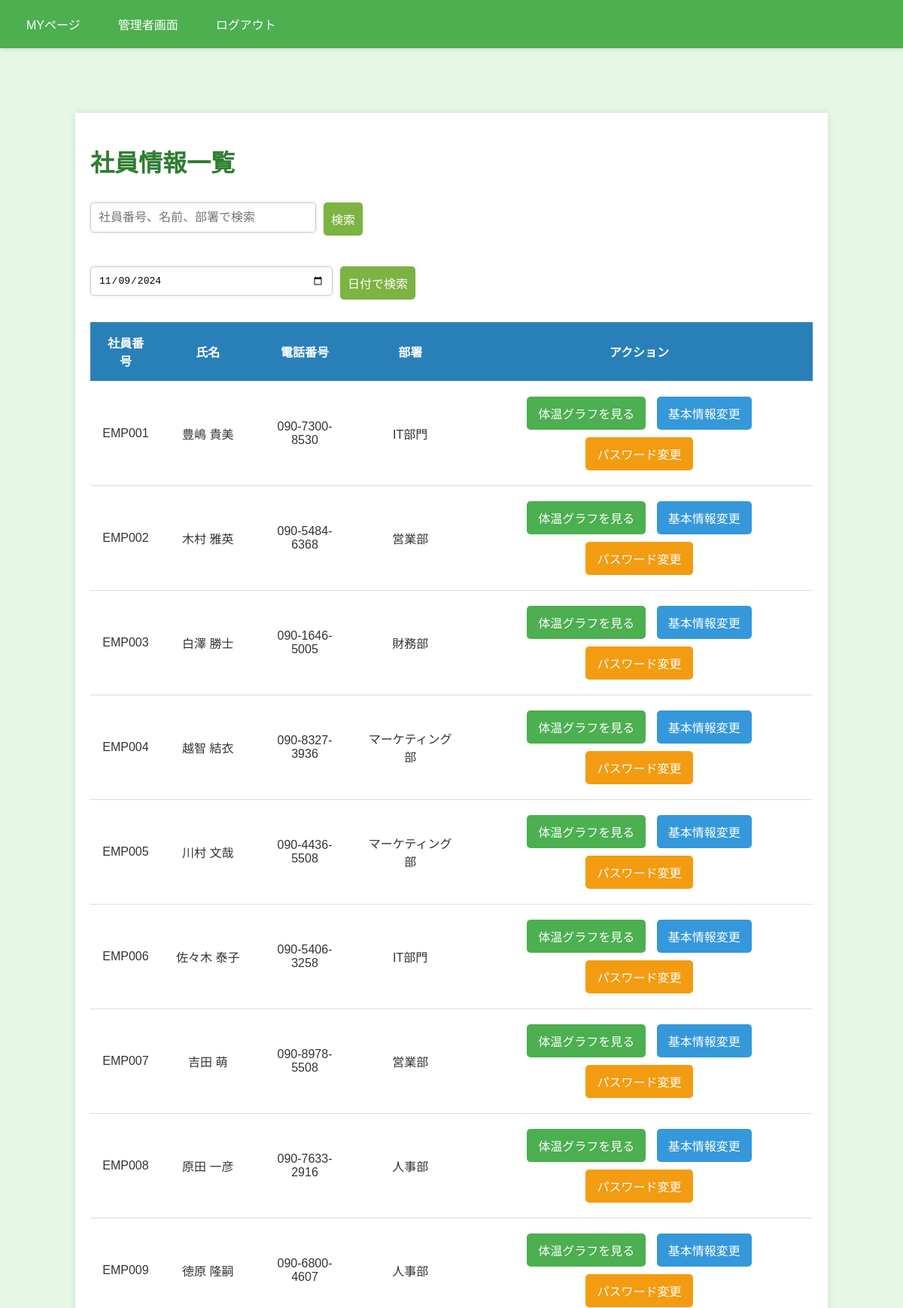
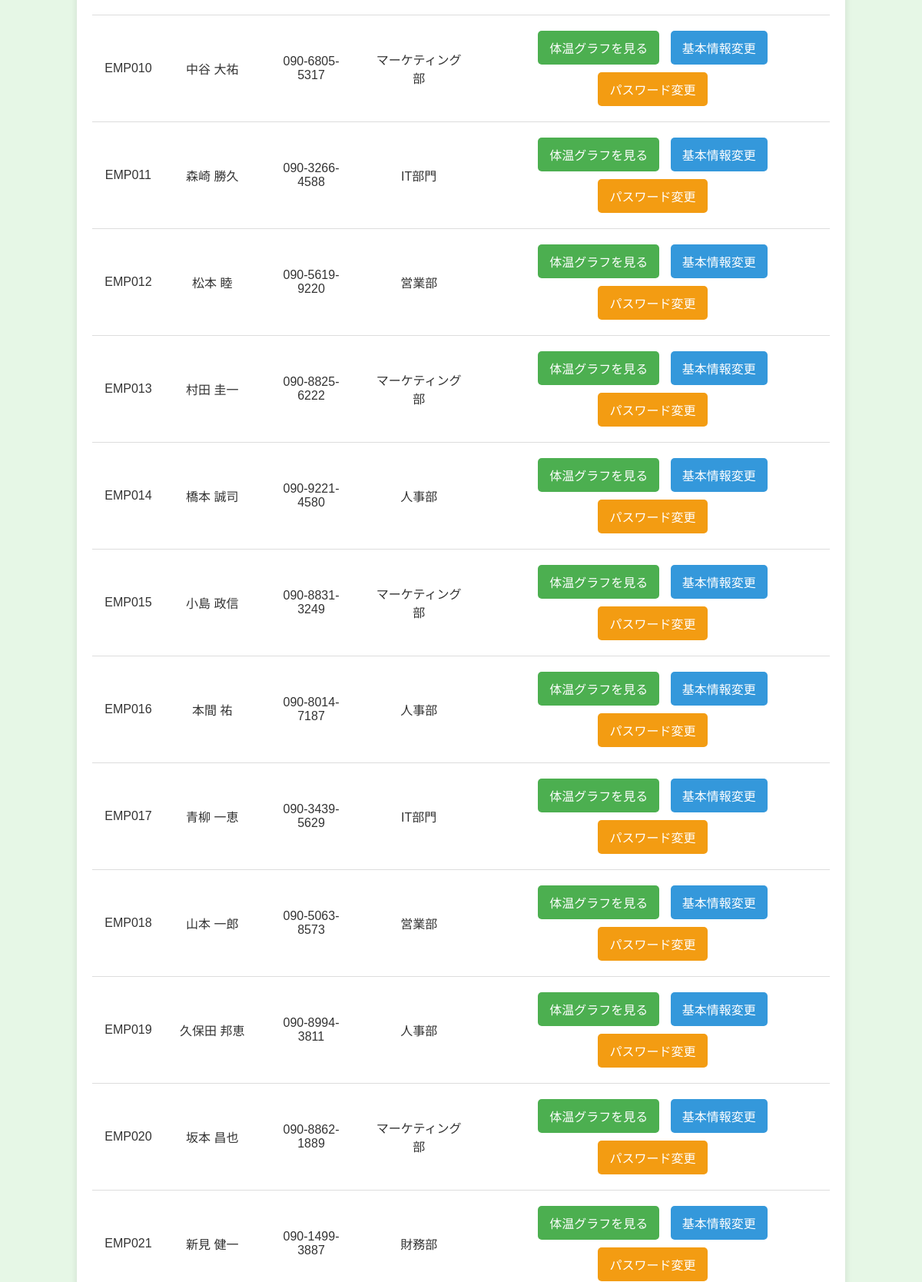
Page /view_employee (signed in, upper part) on the committed database (2 pictures, top to bottom).
### models.py (models this page shows, shortened)
class User(UserMixin, db.Model):
    __tablename__ = 'user'
    id = db.Column(db.Integer, primary_key=True)
    password_hash = db.Column(db.String(128), nullable=False)
    is_admin = db.Column(db.Boolean, default=False)
    employee_number = db.Column(db.String(100), unique=True, nullable=False)
    department = db.Column(db.String(100), nullable=False)
    name = db.Column(db.String(100), nullable=False)
    phone = db.Column(db.String(15), nullable=False)
    email = db.Column(db.String(120), unique=True, nullable=False)

### routes.py (the view)
@app.route("/view_employee", methods=["GET"])
@login_required
def view_employee():
    check_result = check_admin_permission()  # 権限チェック
    if check_result:
        return check_result  # アクセス拒否の場合はリダイレクト
    query = request.args.get('query', '').strip()
    employees = User.query.filter(
        (User.employee_number.like(f'%{query}%')) |
        (User.name.like(f'%{query}%')) |
        (User.department.like(f'%{query}%'))
    ).all()
    if not employees:
        flash('指定された社員は見つかりませんでした。', 'info')  # 検索結果が空の場合にメッセージを表示
    for employee in employees:
        employee.department_name_jp = get_japanese_department_name(employee.department)
    today = datetime.now()  # Get the current date
    return render_template('view_employee.html', employees=employees, today=today)

### routes.py (called while the page is built)
def get_japanese_department_name(department_abbreviation):
    department = Department.query.filter_by(abbreviation=department_abbreviation).first()
    return department.name if department else '不明な部署'

def check_admin_permission():
    if not current_user.is_admin:
        flash("このページにアクセスする権限がありません。", 'error')
        return redirect(url_for('index'))
    return None  # 管理者の場合は何もしない

@login_manager.user_loader
def load_user(user_id):
    return User.query.get(int(user_id))

### templates/view_employee.html (shortened to what this page needs)
{% extends "base.html" %}
{% block content %}
    <div class="container">
        <h1>社員情報一覧</h1>
        <form method="GET" action="{{ url_for('view_employee') }}">
            <div class="input-group mb-3">
                <input type="text" class="form-control" placeholder="社員番号、名前、部署で検索" name="query" value="{{ request.args.get('query', '') }}">
                <button class="btn btn-primary" type="submit">検索</button>
            </div>
            <div class="input-group mb-3">
                <input type="date" class="form-control" name="date" value="{{ request.args.get('date', today.strftime('%Y-%m-%d')) }}">
                <button class="btn btn-secondary" type="submit">日付で検索</button>
            </div>
        </form>
        <table class="table">
            <thead>
                <tr>
                    <th>社員番号</th>
                    <th>氏名</th>
                    <th>電話番号</th>
                    <th>部署</th>
                    <th>アクション</th>
                </tr>
            </thead>
            <tbody>
                {% for employee in employees %}
                <tr style="{% if employee.is_unwell %}background-color: #eda994;{% endif %}">
                    <td>{{ employee.employee_number }}</td>
                    <td>{{ employee.name }}</td>
                    <td>{{ employee.phone }}</td>
                    <td>{{ employee.department_name_jp }}</td>
                    <td>
                        <a href="{{ url_for('employee_graph', employee_id=employee.id) }}" class="btn btn-primary">体温グラフを見る</a>
                        <a href="{{ url_for('change_info', employee_id=employee.id) }}" class="btn btn-secondary">基本情報変更</a>
                        <a href="{{ url_for('change_password', employee_id=employee.id) }}" class="btn btn-warning">パスワード変更</a>
                    </td>
                </tr>
                {% endfor %}
            </tbody>
        </table>
    </div>
{% endblock %}

### templates/base.html (shortened to what this page needs)
<!DOCTYPE html>
<html lang="ja">
<head>
    <link rel="stylesheet" href="{{ url_for('static', filename='css/style.css') }}">
</head>
<body>
    <nav>
        <ul>
            {% if current_user.is_authenticated %}
                <li><a href="{{ url_for('index') }}">MYページ</a></li>
                {% if current_user.is_admin %}
                    <li><a href="{{ url_for('admin') }}">管理者画面</a></li>
                {% endif %}
                <li><a href="{{ url_for('logout') }}">ログアウト</a></li>
            {% else %}
                <li><a href="{{ url_for('login') }}">ログイン</a></li>
                <li><a href="{{ url_for('register') }}">サインアップ</a></li>
            {% endif %}
        </ul>
    </nav>
    {% block content %}
    {% endblock %}
</body>
</html>

### static/css/style.css (style rules this page uses)
body { font-family: Arial, sans-serif; margin: 0; padding: 0; background-color: #e6f7e6; color: #333; }
.container { width: 80%; margin: 150px auto; padding: 20px; background-color: #fff; box-shadow: 0 0 10px rgba(0, 0, 0, 0.1); }
h1, h2 { color: #2e7d32; }
form { margin: 20px 0; }
input, button { margin: 10px 0; padding: 10px; font-size: 1em; border-radius: 5px; border: 1px solid #a5d6a7; box-shadow: 0 0 5px rgba(0, 0, 0, 0.1); }
input[type="text"], input[type="password"], input[type="email"] { width: 100%; box-sizing: border-box; }
button { background-color: #7cb342; color: white; border: none; cursor: pointer; }
nav { background-color: #4CAF50; padding: 10px 20px; position: fixed; width: 100%; top: 0; left: 0; z-index: 1000; box-shadow: 0 2px 5px rgba(0, 0, 0, 0.1); }
nav ul { list-style: none; display: flex; justify-content: flex-start; padding: 0; margin: 0; }
nav ul li { margin-right: 20px; }
nav ul li a { text-decoration: none; color: white; padding: 10px 15px; display: block; border-radius: 5px; font-size: 1em; }
.table { width: 100%; margin-bottom: 20px; border-collapse: collapse; }
.table th, .table td { padding: 15px; text-align: center; border-bottom: 1px solid #ddd; }
.table th { background-color: #2980b9; color: #fff; }
a.btn { display: inline-block; padding: 10px 15px; margin: 5px; color: #fff; text-decoration: none; border-radius: 5px; }
a.btn-primary, a.btn-success, a.btn-danger, a.btn-warning { background-color: #4CAF50; }
a.btn-secondary { background-color: #3498db; }
a.btn-warning { background-color: #f39c12; }
.input-group { display: flex; align-items: center; margin-bottom: 20px; }
.input-group .form-control { flex: 1; max-width: 300px; }
.input-group .btn { margin-left: 10px; }
.form-control { width: 100%; padding: 10px; margin-bottom: 15px; border-radius: 5px; border: 1px solid #ccc; }

### rows in the picture
User: employee_number "EMP001", name "豊嶋 貴美", phone "090-7300-8530", department_name_jp "IT部門"
User: employee_number "EMP002", name "木村 雅英", phone "090-5484-6368", department_name_jp "営業部"
User: employee_number "EMP003", name "白澤 勝士", phone "090-1646-5005", department_name_jp "財務部"
User: employee_number "EMP004", name "越智 結衣", phone "090-8327-3936", department_name_jp "マーケティング部"
User: employee_number "EMP005", name "川村 文哉", phone "090-4436-5508", department_name_jp "マーケティング部"
User: employee_number "EMP006", name "佐々木 泰子", phone "090-5406-3258", department_name_jp "IT部門"
User: employee_number "EMP007", name "吉田 萌", phone "090-8978-5508", department_name_jp "営業部"
User: employee_number "EMP008", name "原田 一彦", phone "090-7633-2916", department_name_jp "人事部"
User: employee_number "EMP009", name "徳原 隆嗣", phone "090-6800-4607", department_name_jp "人事部"
User: employee_number "EMP010", name "中谷 大祐", phone "090-6805-5317", department_name_jp "マーケティング部"
User: employee_number "EMP011", name "森崎 勝久", phone "090-3266-4588", department_name_jp "IT部門"
User: employee_number "EMP012", name "松本 睦", phone "090-5619-9220", department_name_jp "営業部"
User: employee_number "EMP013", name "村田 圭一", phone "090-8825-6222", department_name_jp "マーケティング部"
User: employee_number "EMP014", name "橋本 誠司", phone "090-9221-4580", department_name_jp "人事部"
User: employee_number "EMP015", name "小島 政信", phone "090-8831-3249", department_name_jp "マーケティング部"
User: employee_number "EMP016", name "本間 祐", phone "090-8014-7187", department_name_jp "人事部"
User: employee_number "EMP017", name "青柳 一恵", phone "090-3439-5629", department_name_jp "IT部門"
User: employee_number "EMP018", name "山本 一郎", phone "090-5063-8573", department_name_jp "営業部"
User: employee_number "EMP019", name "久保田 邦恵", phone "090-8994-3811", department_name_jp "人事部"
User: employee_number "EMP020", name "坂本 昌也", phone "090-8862-1889", department_name_jp "マーケティング部"
User: employee_number "EMP021", name "新見 健一", phone "090-1499-3887", department_name_jp "財務部"
